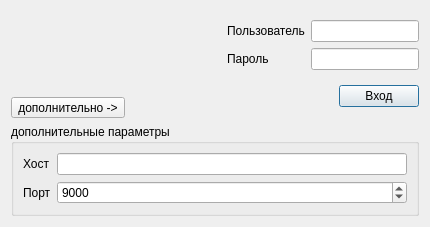
<?xml version="1.0" encoding="UTF-8"?>
<ui version="4.0">
 <class>RestLogin</class>
 <widget class="QDialog" name="RestLogin">
  <property name="geometry">
   <rect>
    <x>0</x>
    <y>0</y>
    <width>484</width>
    <height>249</height>
   </rect>
  </property>
  <property name="minimumSize">
   <size>
    <width>484</width>
    <height>0</height>
   </size>
  </property>
  <property name="maximumSize">
   <size>
    <width>484</width>
    <height>261</height>
   </size>
  </property>
  <property name="sizeGripEnabled">
   <bool>false</bool>
  </property>
  <layout class="QVBoxLayout" name="verticalLayout_3" stretch="2,1">
   <property name="sizeConstraint">
    <enum>QLayout::SizeConstraint::SetFixedSize</enum>
   </property>
   <item>
    <layout class="QHBoxLayout" name="horizontalLayout_3">
     <item>
      <layout class="QVBoxLayout" name="verticalLayout_2">
       <item>
        <widget class="QLabel" name="labelImg">
         <property name="sizePolicy">
          <sizepolicy hsizetype="Fixed" vsizetype="Fixed">
           <horstretch>0</horstretch>
           <verstretch>0</verstretch>
          </sizepolicy>
         </property>
         <property name="minimumSize">
          <size>
           <width>170</width>
           <height>80</height>
          </size>
         </property>
         <property name="maximumSize">
          <size>
           <width>170</width>
           <height>80</height>
          </size>
         </property>
         <property name="pixmap">
          <pixmap resource="../res.qrc">:/images/logo.png</pixmap>
         </property>
         <property name="scaledContents">
          <bool>true</bool>
         </property>
        </widget>
       </item>
       <item>
        <widget class="QToolButton" name="cmdShowOpt">
         <property name="text">
          <string>дополнительно -&gt;</string>
         </property>
         <property name="checkable">
          <bool>true</bool>
         </property>
        </widget>
       </item>
      </layout>
     </item>
     <item>
      <spacer name="horizontalSpacer_2">
       <property name="orientation">
        <enum>Qt::Orientation::Horizontal</enum>
       </property>
       <property name="sizeHint" stdset="0">
        <size>
         <width>40</width>
         <height>20</height>
        </size>
       </property>
      </spacer>
     </item>
     <item>
      <layout class="QVBoxLayout" name="verticalLayout">
       <item>
        <layout class="QGridLayout" name="gridLayout">
         <item row="0" column="0">
          <widget class="QLabel" name="label">
           <property name="text">
            <string>Пользователь</string>
           </property>
          </widget>
         </item>
         <item row="0" column="1">
          <widget class="QLineEdit" name="edtUser"/>
         </item>
         <item row="1" column="0">
          <widget class="QLabel" name="label_2">
           <property name="text">
            <string>Пароль</string>
           </property>
          </widget>
         </item>
         <item row="1" column="1">
          <widget class="QLineEdit" name="edtPasswd">
           <property name="echoMode">
            <enum>QLineEdit::EchoMode::Password</enum>
           </property>
          </widget>
         </item>
        </layout>
       </item>
       <item>
        <layout class="QHBoxLayout" name="horizontalLayout_2">
         <item>
          <spacer name="horizontalSpacer">
           <property name="orientation">
            <enum>Qt::Orientation::Horizontal</enum>
           </property>
           <property name="sizeHint" stdset="0">
            <size>
             <width>40</width>
             <height>20</height>
            </size>
           </property>
          </spacer>
         </item>
         <item>
          <widget class="QPushButton" name="cmdConnect">
           <property name="text">
            <string>Вход</string>
           </property>
          </widget>
         </item>
        </layout>
       </item>
      </layout>
     </item>
    </layout>
   </item>
   <item>
    <widget class="QGroupBox" name="groupBox">
     <property name="title">
      <string>дополнительные параметры</string>
     </property>
     <layout class="QGridLayout" name="gridLayout_2">
      <item row="0" column="1">
       <widget class="QLineEdit" name="edtHost"/>
      </item>
      <item row="0" column="0">
       <widget class="QLabel" name="label_4">
        <property name="text">
         <string>Хост</string>
        </property>
       </widget>
      </item>
      <item row="1" column="1">
       <widget class="QSpinBox" name="edtPort">
        <property name="maximum">
         <number>65535</number>
        </property>
        <property name="value">
         <number>9000</number>
        </property>
       </widget>
      </item>
      <item row="1" column="0">
       <widget class="QLabel" name="label_5">
        <property name="text">
         <string>Порт</string>
        </property>
       </widget>
      </item>
     </layout>
    </widget>
   </item>
  </layout>
 </widget>
 <tabstops>
  <tabstop>edtUser</tabstop>
  <tabstop>edtPasswd</tabstop>
  <tabstop>cmdConnect</tabstop>
  <tabstop>cmdShowOpt</tabstop>
  <tabstop>edtHost</tabstop>
  <tabstop>edtPort</tabstop>
 </tabstops>
 <resources>
  <include location="../res.qrc"/>
 </resources>
 <connections/>
</ui>
